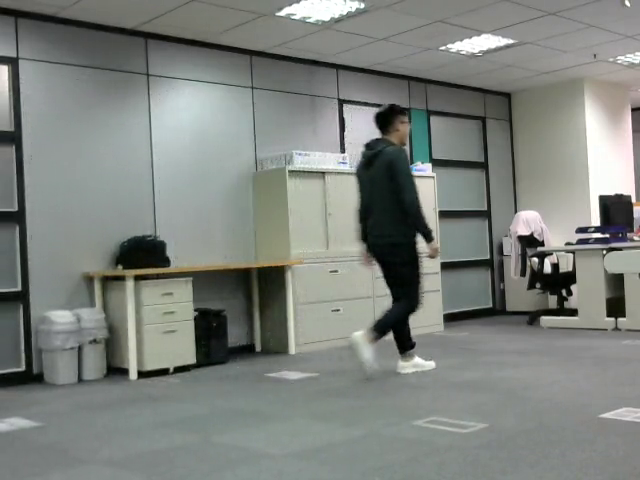
#> input picture frame 110 of 行人計數器/test.mp4, 640 x 480 px
$ python peopleCounter.py
#> lines starting #> are read from the running program, lines starting #| are printed output that depends on the picture
# python 3.6
from __future__ import print_function
from imutils.object_detection import non_max_suppression
from imutils import paths
import numpy as np
import argparse
import imutils
import cv2
import time
import datetime


def peopleCounter() :
	hog = cv2.HOGDescriptor()
	hog.setSVMDetector(cv2.HOGDescriptor_getDefaultPeopleDetector())
	cap = cv2.VideoCapture("test.mp4") # 指定影片
	# cap = cv2.VideoCapture(0) # 使用Cam
	temp = 0
	temp2 = 0
	state = 0
	while(1):
		ret, frame = cap.read()
#> frame is the input picture: shape (480, 640, 3); mean B, G, R 125, 129.9, 125.5
		frame = imutils.resize(frame, width=min(400, frame.shape[1]))
#> frame: shape (300, 400, 3)
		(rects, weights) = hog.detectMultiScale(frame, winStride=(4, 4),padding=(8, 8), scale=1.05)
#> rects = [[194, 52, 104, 207]]; weights = [2.4]
		for (x, y, w, h) in rects:
			cv2.rectangle(frame, (x, y), (x + w, y + h), (0, 255, 0), 2)
			cv2.circle(frame, ((x+x+w)//2, (y+y+h)//2), 7, (255, 255, 255), -1)
			if state != 1  and 0 < (x+x+w)//2 < 175 :
				if state != 0 :
					state = 1
			elif state != 2  and 400 > (x+x+w)//2 > 225 :
				if state != 0 :
					state = 2
			elif state != 3  and 175 < (x+x+w)//2 < 200 :
				if state != 0 and state != 1 and state != 2:
					temp = temp + len(rects)
				state = 3
			elif state != 4  and 225 > (x+x+w)//2 > 200 :
				if state != 0 and state != 1 and state != 2 :
					temp2 = temp2 + len(rects)
				state = 4
#> this loop made 1 pass
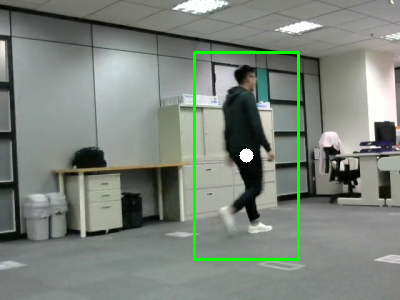
#> frame: shape (300, 400, 3); mean B, G, R 123.4, 132.2, 123.8
#> after the loop, state = 0; temp = 0; temp2 = 0
		cv2.line(frame,(175,0),(175,400),(127, 255, 255), 2)
		cv2.line(frame,(200,0),(200,400),(0,0, 255), 2)
		cv2.line(frame,(225,0),(225,400),(127, 255, 255), 2)


		cv2.putText(frame, "In: {}".format(temp2), (10, 20),cv2.FONT_HERSHEY_SIMPLEX, 0.5, (0, 255, 0), 2)
		cv2.putText(frame, "Out: {}".format(temp), (10, 40),cv2.FONT_HERSHEY_SIMPLEX, 0.5, (0, 255, 0), 2)
		cv2.putText(frame, datetime.datetime.now().strftime("%A %d %B %Y %I:%M:%S%p"),(10, frame.shape[0] - 10), cv2.FONT_HERSHEY_SIMPLEX, 0.35, (255, 255, 255), 1)
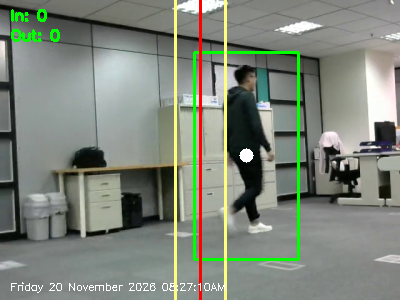
#> frame: shape (300, 400, 3); mean B, G, R 122.5, 134, 126.7

		cv2.imshow('frame',frame)
		if cv2.waitKey(1) & 0xFF == 27:
#> (key Esc is pressed here)
			break
	cv2.destroyAllWindows()

if __name__ == '__main__':
	peopleCounter()

$ run again, starting later in the video
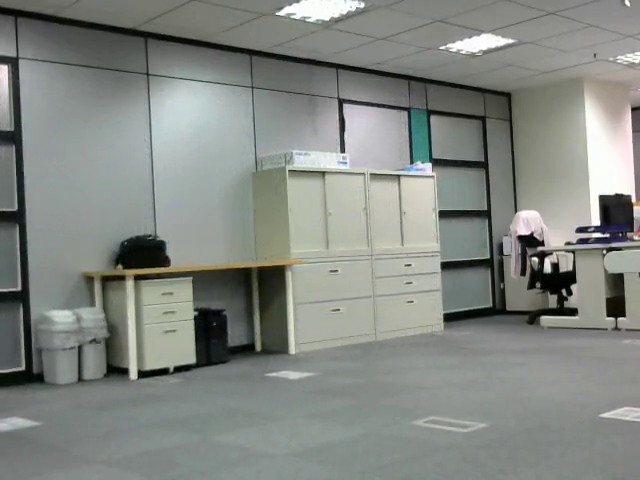
#> input picture frame 498 of 行人計數器/test.mp4, 640 x 480 px
#> in peopleCounter, frame is the input picture: shape (480, 640, 3); mean B, G, R 130.4, 135.7, 131.5
#> rects = ()
#> after the loop in peopleCounter, `for (x, y, w, h) in rects:`: state = 0
#> in peopleCounter, `cv2.putText(frame, datetime.datetime.now().strftime("%A %d %B %Y %I:%M..`:
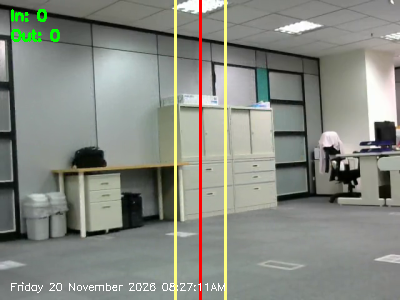
#> frame: shape (300, 400, 3); mean B, G, R 129.3, 137.4, 134.1

$ run again, starting later in the video
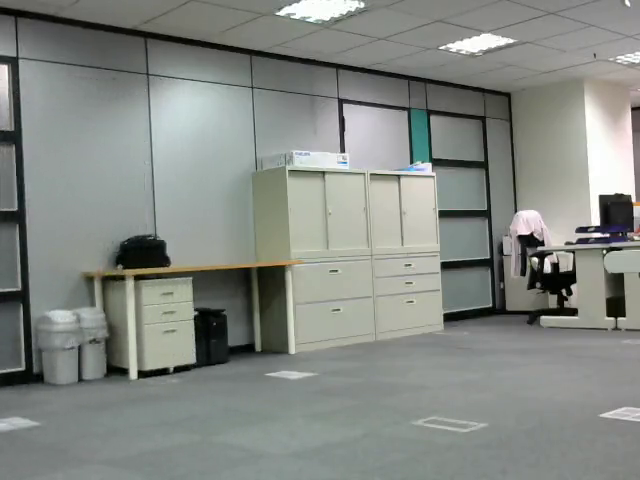
#> input picture frame 885 of 行人計數器/test.mp4, 640 x 480 px
#> in peopleCounter, frame is the input picture: shape (480, 640, 3); mean B, G, R 131.6, 136.7, 132.4
#> rects = ()
#> after the loop in peopleCounter, `for (x, y, w, h) in rects:`: state = 0
#> in peopleCounter, `cv2.putText(frame, datetime.datetime.now().strftime("%A %d %B %Y %I:%M..`:
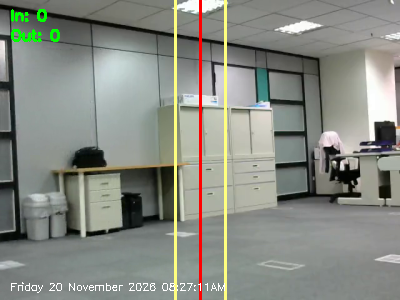
#> frame: shape (300, 400, 3); mean B, G, R 130.4, 138.4, 135
